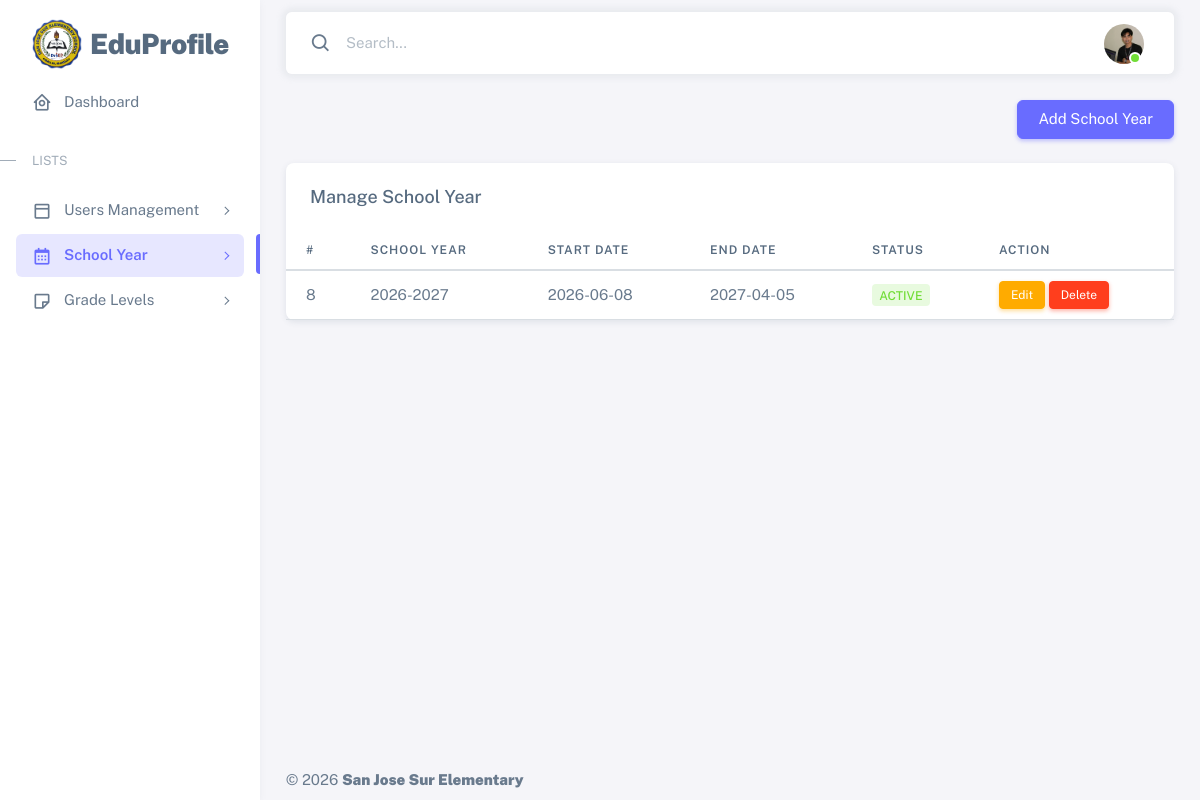
Page /resources/views/admin/sy.php (signed in) on the earlier database version.
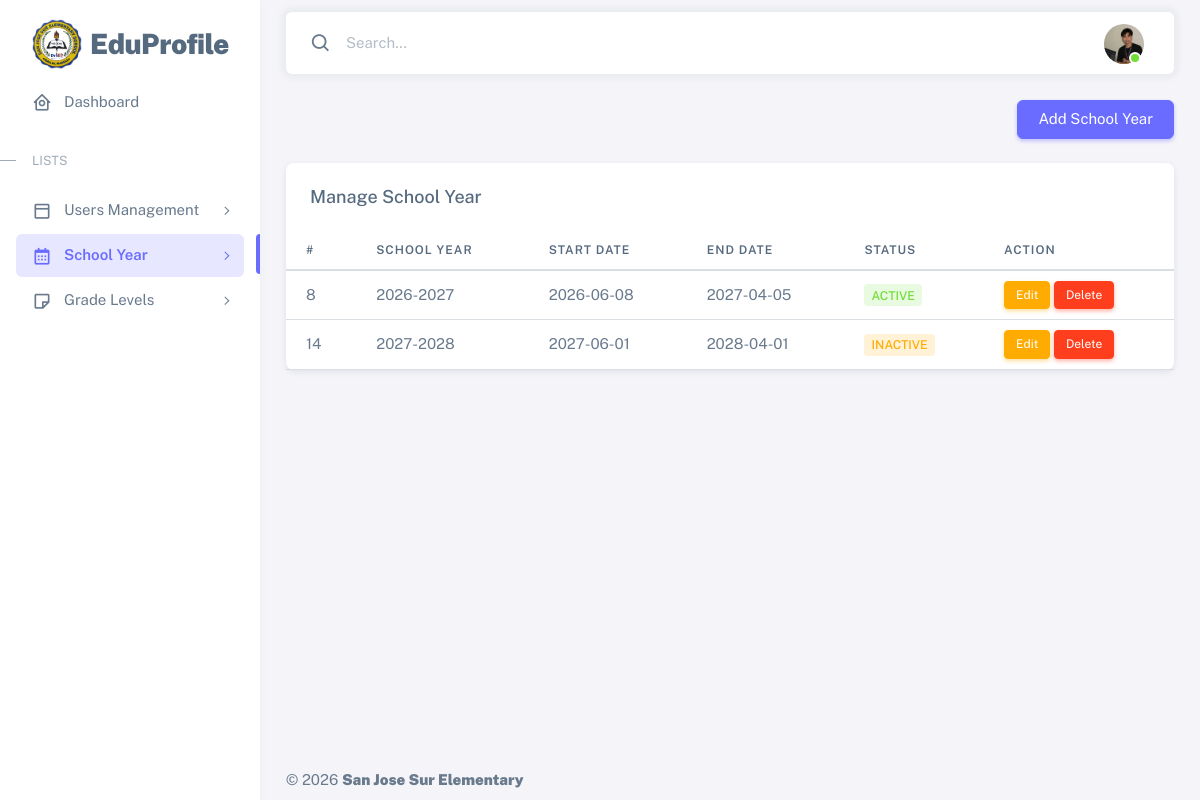
Same page on the later database version.
### tables this page shows
CREATE TABLE `school_year` (
  `id` int(11) NOT NULL,
  `school_year` varchar(20) NOT NULL,
  `start_date` date NOT NULL,
  `end_date` date NOT NULL,
  `status` enum('active','inactive','archived') DEFAULT 'inactive',
  `created_at` timestamp NOT NULL DEFAULT current_timestamp(),
  `updated_at` timestamp NOT NULL DEFAULT current_timestamp() ON UPDATE current_timestamp()
);

### app/controllers/admin/SchoolYearController.php (called while the page is built, shortened)
<?php
require_once __DIR__ . '/../../models/admin/SchoolYearModel.php';
require_once __DIR__ . '/../../core/Controller.php';
require_once __DIR__ . '/../../middleware/Auth.php';
    class SchoolYearController extends Controller{
        public function index(){
            try{
                return $this->model->index();
            }catch(Exception $e){
                return $e->getMessage();
            }
        }
    }
    try{
        $controller = new SchoolYearController($con);
        $school_years = $controller->index();
    }catch(Exception $e){
        return $e->getMessage();
    }

### app/core/Controller.php (called while the page is built, shortened)
<?php
    abstract class Controller{
        public function __construct($model){
            $this->model = $model;
        }
    }

### app/core/Model.php (called while the page is built, shortened)
<?php
    class Model{
        public function __construct($con){
            $this->con = $con;
        }
    }

### app/models/admin/SchoolYearModel.php (called while the page is built, shortened)
<?php
require_once __DIR__ . '/../../core/Model.php';
    class SchoolYearModel extends Model{
        protected $school_year = 'school_year';
        public function index(){
            try{
                $query = "SELECT * FROM {$this->school_year} ORDER BY id ASC ";
                $stmt = $this->con->prepare($query);
                $stmt->execute();
                $result = $stmt->get_result();
                return $result->fetch_all(MYSQLI_ASSOC);
            }catch(Exception $e){
                return $e->getMessage();
            }
        }
    }

### resources/views/admin/sy.php (the view, shortened to what the changed rows need)
<?php
require_once __DIR__ . '/../../../app/controllers/admin/SchoolYearController.php';
?>
<!DOCTYPE html>
<html
  lang="en"
  class="light-style layout-menu-fixed"
  dir="ltr"
  data-theme="theme-default"
  data-assets-path="../../../public/assets/"
  data-template="vertical-menu-template-free"
>
<head>
    <link rel="stylesheet" href="../../../public/assets/vendor/fonts/boxicons.css" />
    <link rel="stylesheet" href="../../../public/assets/vendor/css/core.css" class="template-customizer-core-css" />
    <link rel="stylesheet" href="../../../public/assets/vendor/css/theme-default.css" class="template-customizer-theme-css" />
    <link rel="stylesheet" href="../../../public/assets/css/demo.css" />
    <link rel="stylesheet" href="../../../../public/assets/vendor/libs/perfect-scrollbar/perfect-scrollbar.css" />
    <link rel="stylesheet" href="../../../public/assets/vendor/libs/apex-charts/apex-charts.css" />
  </head>
<body>
    <?php require_once __DIR__ . '/partials/sidebar.php'; ?>
    <?php require_once __DIR__ . '/partials/topbar.php'; ?>
    <div class="card mt-4">
      <div class="table-responsive nowrap">
        <table class="table">
          <thead>
            <tr>
              <th>#</th>
              <th>School Year</th>
              <th>Start Date</th>
              <th>End Date</th>
              <th>Status</th>
              <th>Action</th>
            </tr>
          </thead>
          <tbody>
            <?php foreach ($school_years as $sy): ?>
                <tr>
                  <td><?= htmlspecialchars($sy['id']); ?></td>
                  <td><?= htmlspecialchars($sy['school_year']); ?></td>
                  <td><?= htmlspecialchars($sy['start_date']); ?></td>
                  <td><?= htmlspecialchars($sy['end_date']); ?> </td>
                  <td>
                      <?php
                          $status = strtolower($sy['status']);
                          $badgeClass = match($status){
                              'active' => 'bg-label-success',
                              'inactive' => 'bg-label-warning',
                              'archived' => 'bg-label-danger',
                              default => 'bg-label-secondary'
                          };
                      ?>
                      <span class="badge <?= $badgeClass; ?>">
                          <?= htmlspecialchars($sy['status']); ?>
                      </span>
                  </td>
                  <td>
                    <button
                      class="btn btn-warning btn-sm"
                      data-bs-toggle="modal"
                      data-bs-target="#editSyModal"
                      onclick="editSy(
                        '<?= htmlspecialchars($sy['id']); ?>',
                        '<?= htmlspecialchars($sy['school_year']); ?>',
                        '<?= htmlspecialchars($sy['start_date']); ?>',
                        '<?= htmlspecialchars($sy['end_date']); ?>',
                        '<?= htmlspecialchars($sy['status']); ?>'
                      )"
                    >
                      Edit
                    </button>
                    <form action="../../../app/controllers/admin/SchoolYearController.php" method="POST" style="display:inline-block;">
                      <button
                          type="submit"
                          name="delete_sy"
                          class="btn btn-danger btn-sm"
                          onclick="return confirm('are you sure you want to delete this record?')"
                        >
                        Delete
                      </button>
                    </form>
                  </td>
                </tr>
            <?php endforeach; ?>
          </tbody>
        </table>
      </div>
    </div>
    <?php require_once __DIR__ . '/partials/footer.php'; ?>
</body>
</html>

Differences in the rows shown:
added school_year: id "14", school_year "2027-2028", start_date "2027-06-01", end_date "2028-04-01", status "INACTIVE"
